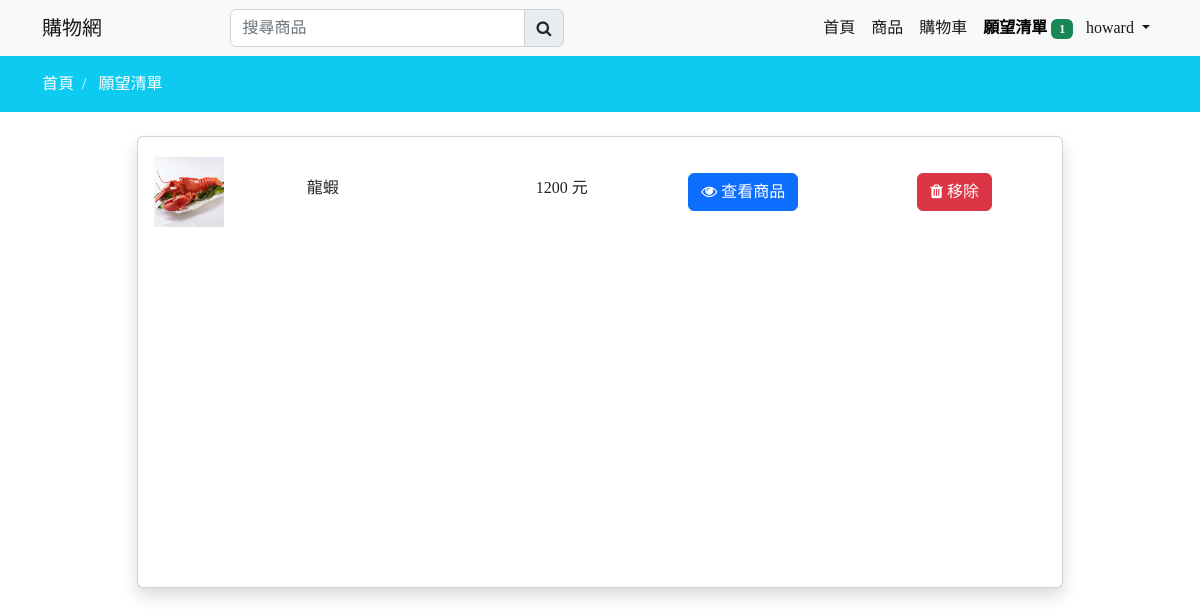
/wishlist (signed in), run on an earlier commit of the app's database.
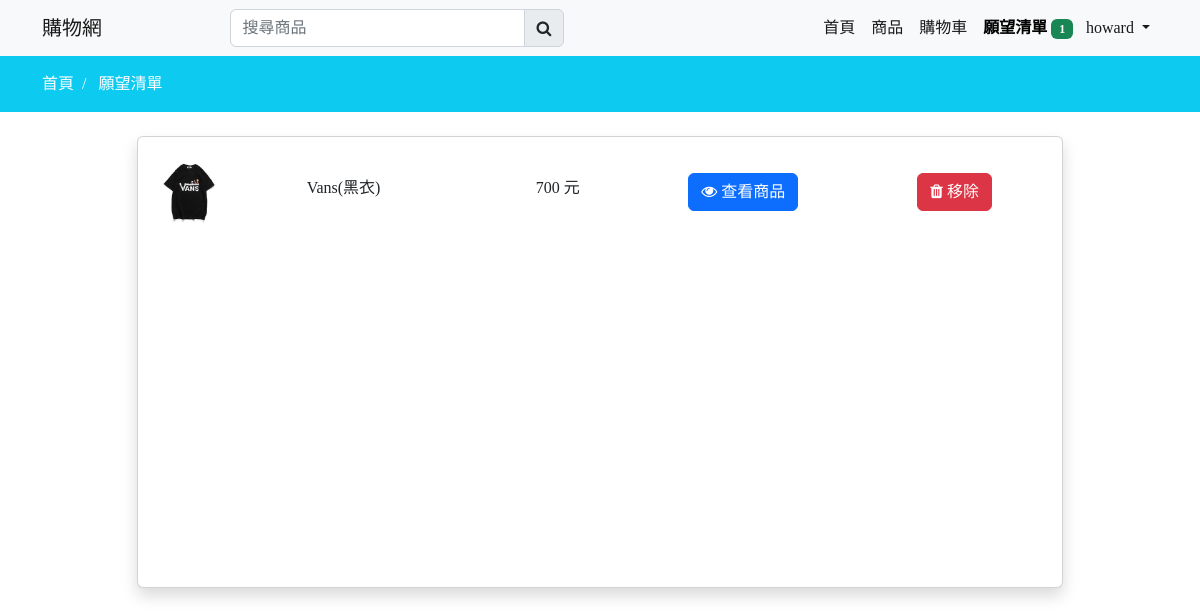
And on a later commit of the database.
### mainapp/models.py (models this page shows, shortened)
class Profile(models.Model):
    user = models.OneToOneField(
        User, on_delete=models.CASCADE, null=True, blank=True)
    last_name = models.CharField(max_length=150, null=True, blank=True)
    first_name = models.CharField(max_length=150, null=True, blank=True)
    phone = models.CharField(max_length=150, null=True, blank=True)
    address = models.CharField(max_length=150, null=True, blank=True)
    email = models.EmailField(max_length=150, null=True, blank=True)
    profile_image = models.ImageField(
        upload_to=get_profile_file_path, null=True, blank=True)
    create_at = models.DateTimeField(auto_now_add=True)
    @property
    def cart_item_total(self):
        total = len(self.cart_set.all())
        return total
    @property
    def wishlist_item_total(self):
        total = len(self.wishlist_set.all())
        return total
    @property
    def profile_imageURL(self):
        try:
            url = self.profile_image.url
        except:
            url = 'images/profile.jpg'
        return url

class Wishlist(models.Model):
    user = models.ForeignKey(Profile, on_delete=models.CASCADE)
    product = models.ForeignKey(Product, on_delete=models.CASCADE)
    create_at = models.DateTimeField(auto_now_add=True)

class Product(models.Model):
    category = models.ForeignKey(Category, on_delete=models.CASCADE)
    slug = models.SlugField(null=False, unique=True, default=uuid.uuid1)
    name = models.CharField(max_length=150, null=False, blank=False)
    product_image = models.ImageField(
        upload_to=get_file_path, null=True, blank=True)
    small_description = models.CharField(
        max_length=150, null=False, blank=False)
    description = models.TextField(max_length=500, null=False, blank=False)
    quantity = models.IntegerField(null=False, blank=False)
    original_price = models.IntegerField(null=False, blank=False)
    selling_price = models.IntegerField(null=False, blank=False)
    status = models.BooleanField(default=False, help_text='0=default,1=Hidden')
    trending = models.BooleanField(
        default=False, help_text='0=default,1=Trending')
    tag = models.CharField(max_length=150, null=True, blank=True)
    meta_title = models.CharField(max_length=150, null=True, blank=True)
    meta_keywords = models.CharField(max_length=150, null=True, blank=True)
    meta_description = models.CharField(max_length=150, null=True, blank=True)
    created_at = models.DateTimeField(auto_now_add=True)
    @property
    def product_imageURL(self):
        try:
            url = self.product_image.url
        except:
            url = ''
        return url

### mainapp/controller/wishlist.py (the view)
# urls.py: path('wishlist', wishlist.wishlist, name='wishlist'),
@login_required
def wishlist(request):
    profile = Profile.objects.get(user=request.user)
    wishlist = Wishlist.objects.filter(user=request.user.profile)  #如果 return 的東西超過1個就要用filter，不能用 get
    return render(request,'store/wishlist.html',locals())  #filter是回傳一個 <QuerySet [<Wishlist: Wishlist object (1)>, <Wishlist: Wishlist object (2)>]>

### mainapp/templates/store/wishlist.html (shortened to what this page needs)
{% extends 'store/layouts/main.html' %}
{% load static %}
{% block content %}
<div class="py-3 bg-info">
    <div class="container">
        <a class="text-white" href="{% url 'home' %}">首頁 &nbsp;/ &nbsp;</a>
        <a class="text-white" href="{% url 'wishlist' %}">願望清單</a>
    </div>
</div>
<div class="container mt-4">
    <div class="row">
        <div class="col-md-10 mx-auto">
            <div class="card shadow">
                <div class="card-body wish_data wishlist-height">
                    {% if wishlist %}
                        {% for item in wishlist %}
                            <div class="row mt-1 mb-3 product_data">
                                <div class="col-md-2 my-auto">
                                    <img src="{% static item.product.product_imageURL %}" height="70px" width="70px" alt="Image product">
                                </div>
                                <div class="col-md-3 my-auto">
                                    <h6>{{item.product.name}}</h6>
                                </div>
                                <div class="col-md-2 my-auto">
                                    <h6>{{item.product.selling_price}} 元</h6>
                                </div>
                                <div class="col-md-3 my-auto">
                                    <a href="{% url 'productview' item.product.category.slug item.product.slug %}" class="btn btn-primary">
                                       <i class="fa fa-eye"></i> 查看商品
                                    </a>
                                </div>
                                <div class="col-md-2 my-auto">
                                    <button class="btn btn-danger delete-wishlist-item">
                                        <i class="fa fa-trash"></i> 移除
                                    </button>
                                </div>
                            </div>
                        {% endfor %}
                    {% else %}
                        <h4 class="text-center" style="margin-top: 200px;">您的願望清單是空的</h4>
                    {% endif %}
                </div>
            </div>
        </div>
    </div>
</div>
{% endblock content %}

### mainapp/templates/store/layouts/main.html (shortened to what this page needs)
{% load static %}
<!DOCTYPE html>
<html lang="en">
<head>
    <link href="https://cdn.jsdelivr.net/npm/bootstrap@5.2.0/dist/css/bootstrap.min.css" rel="stylesheet">
    <link rel="stylesheet" href="https://stackpath.bootstrapcdn.com/font-awesome/4.7.0/css/font-awesome.min.css">
    <link rel="stylesheet" href="//cdn.jsdelivr.net/npm/alertifyjs@1.13.1/build/css/alertify.min.css"/>
    <link rel="stylesheet" href="//cdn.jsdelivr.net/npm/alertifyjs@1.13.1/build/css/themes/default.min.css"/>
    <link rel="stylesheet" href="//code.jquery.com/ui/1.13.2/themes/base/jquery-ui.css">
    <link rel="stylesheet" href="{% static 'css/custom.css' %}">
    <link rel="stylesheet" href="{% static 'css/owl.carousel.min.css' %}">
    <link rel="stylesheet" href="{% static 'css/owl.theme.default.min.css' %}">
</head>
<body>
    {% include 'store/inc/navbar.html' %}
    {% block content %}
    {% endblock content %}
</body>
</html>

### mainapp/templates/store/inc/navbar.html (shortened to what this page needs)
{% load static %}
<nav class="navbar navbar-expand-lg bg-light" id="item_count">
    <div class="container">
      <a class="navbar-brand" href="{% url 'home' %}">購物網</a>
      <div class="search-bar">
        <form action="{% url 'search_product' %}" method="POST">
          <div class="input-group">
            <input type="search" class="form-control" id="search_product" name="search_product" placeholder="搜尋商品" required>
            <button class="input-group-text"><i class="fa fa-search"></i></button>
          </div>
      </form>
      </div>
      <div class="collapse navbar-collapse" id="navbarNav">
        <ul class="navbar-nav ms-auto">
          <li class="nav-item">
            <a class="nav-link active {% if request.resolver_match.url_name == 'home' %}navactive{% endif %}" aria-current="page" href="{% url 'home' %}">首頁</a>
          </li>
          <li class="nav-item">
            <a class="nav-link active {% if request.resolver_match.url_name == 'collections' %}navactive{% endif %}" href="{% url 'collections' %}">商品</a>
          </li>
          <li class="nav-item">
            <a class="nav-link active {% if request.resolver_match.url_name == 'cart' %}navactive{% endif %}" aria-current="page" href="{% url 'cart' %}">
              購物車
            </a>
          </li>
          <li class="nav-item">
            <a class="nav-link active {% if request.resolver_match.url_name == 'wishlist' %}navactive{% endif %}" aria-current="page" href="{% url 'wishlist' %}">
              願望清單
              {% if profile.wishlist_item_total > 0 %}
              <span class="badge badge-pill bg-success wishlist-count" style="margin-right: -3px;">{{profile.wishlist_item_total}}</span>
              {% endif %}
            </a>
          </li>
          {% if request.user.is_authenticated %}
          <li class="nav-item dropdown">
            <a class="nav-link dropdown-toggle active ints"
            href="#" role="button" data-bs-toggle="dropdown" aria-expanded="false">
              {{request.user}}
            </a>
          </li>
          {% else %}
          <li class="nav-item">
            <a class="nav-link" href="{% url 'login2' %}">登入</a>
          </li>
          {% endif  %}
        </ul>
      </div>
    </div>
  </nav>

### static/css/custom.css (style rules this page uses)
.search-bar { width: 30% !important; margin-left: 10%; }

### mainapp/templates/store/wishlist.html (style rules this page uses)
.wishlist-height { height: 450px; overflow-y: auto; }

### mainapp/templates/store/layouts/main.html (style rules this page uses)
* { font-family: 'Noto Serif TC', serif; }
a { text-decoration: none; }
.navactive { color: black !important; font-weight: 600 !important; }

What changed in the data, as far as the page shows it:
removed Wishlist: product.product_image (picture), product.name "龍蝦", product.selling_price "1200"
added Wishlist: product.product_image (picture), product.name "Vans(黑衣)", product.selling_price "700"
